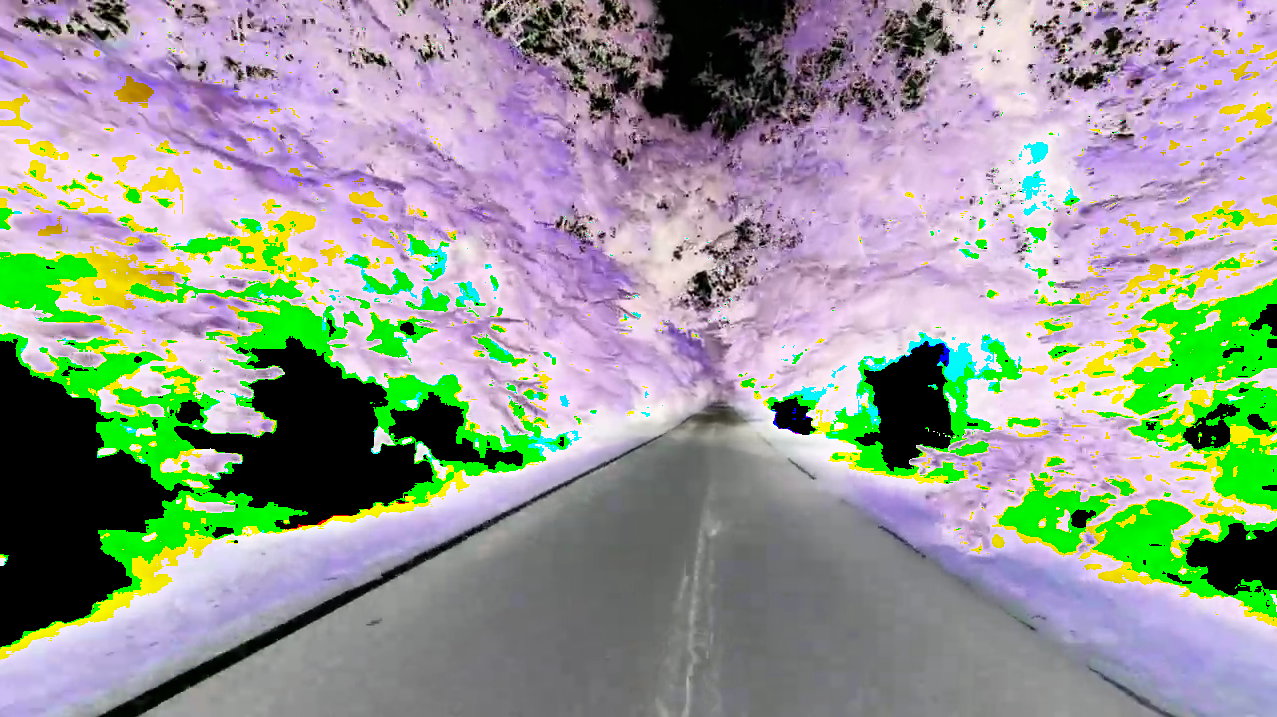
#> input picture image.png, 1277 x 717 px, given in place of example.mp4, which was not available
$ python Capture.py
#> lines starting #> are read from the running program, lines starting #| are printed output that depends on the picture; after the words box and inside, x2 and y2 are one past the last pixel; in counts of white or black regions, pixels touching at a corner belong together; pictures that were not available may be replaced by others from this repository, and a replacement may not be noted
#> further down, frame is the input picture: shape (717, 1277, 3); mean B, G, R 146.8, 154.3, 148.9
### onlywhite.py
import numpy as np
import cv2
from Threshholding import X_threshholding


# [4 lines left out: function binit, not called in this run]


def white_tresh(frame):
    hls = cv2.cvtColor(frame, cv2.COLOR_RGB2HLS)
#> hls: shape (717, 1277, 3); mean of channels 0, 1, 2 106.1, 150.9, 98.7
    kernel = np.ones((1,1), np.uint8)
    lower = np.array([0,180,0], dtype="uint8")
    upper = np.array([255,255,255], dtype="uint8")
    mask = cv2.inRange(hls, lower, upper)
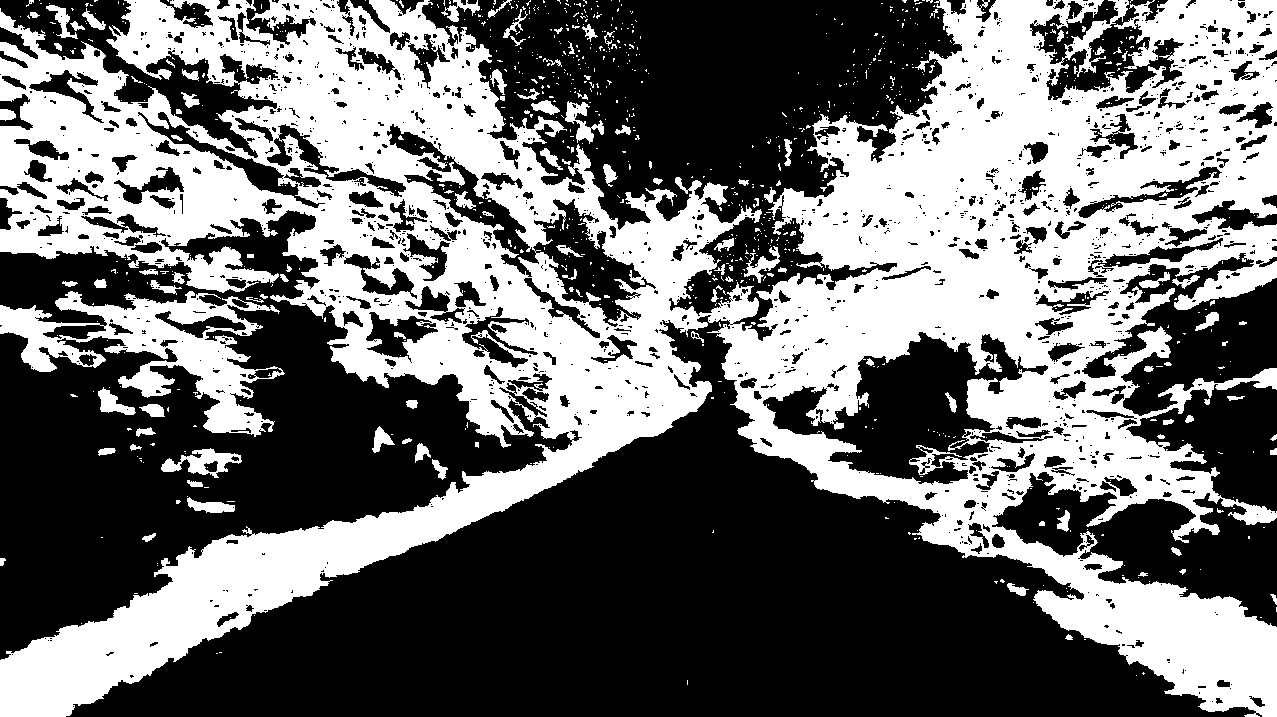
#> mask: shape (717, 1277); 42.7% white; 932 white regions (821 under 20 px), largest, box (x1, y1, x2, y2) and area: (0, 0, 1277, 717) 361799, (0, 291, 285, 437) 14655, (161, 448, 242, 478) 1047
    eroded = cv2.erode(mask, kernel, iterations=1)
    dilated = cv2.dilate(eroded, kernel, iterations=1)
    #rgbw = cv2.bitwise_and(hls,hls, mask=mask).astype(np.uint8)
    #rgbw = cv2.cvtColor(rgbw, cv2.COLOR_RGB2GRAY)
    #rgbw = binit(rgbw, thresh=(20,255))
    return mask


### birdEyeView.py
import numpy as np
import cv2
from onlywhite import white_tresh
def birdEyeView(frame):
    size = (frame.shape[1], frame.shape[0])
#> size = (1277, 717)
    src  = np.float32([[545,480], [835, 480], [310, 640], [990,640]])
    dst = np.float32([[310,350], [1075, 350], [310, 640], [1075, 640]])
    M = cv2.getPerspectiveTransform(src, dst)
    warped = cv2.warpPerspective(frame, M, size)
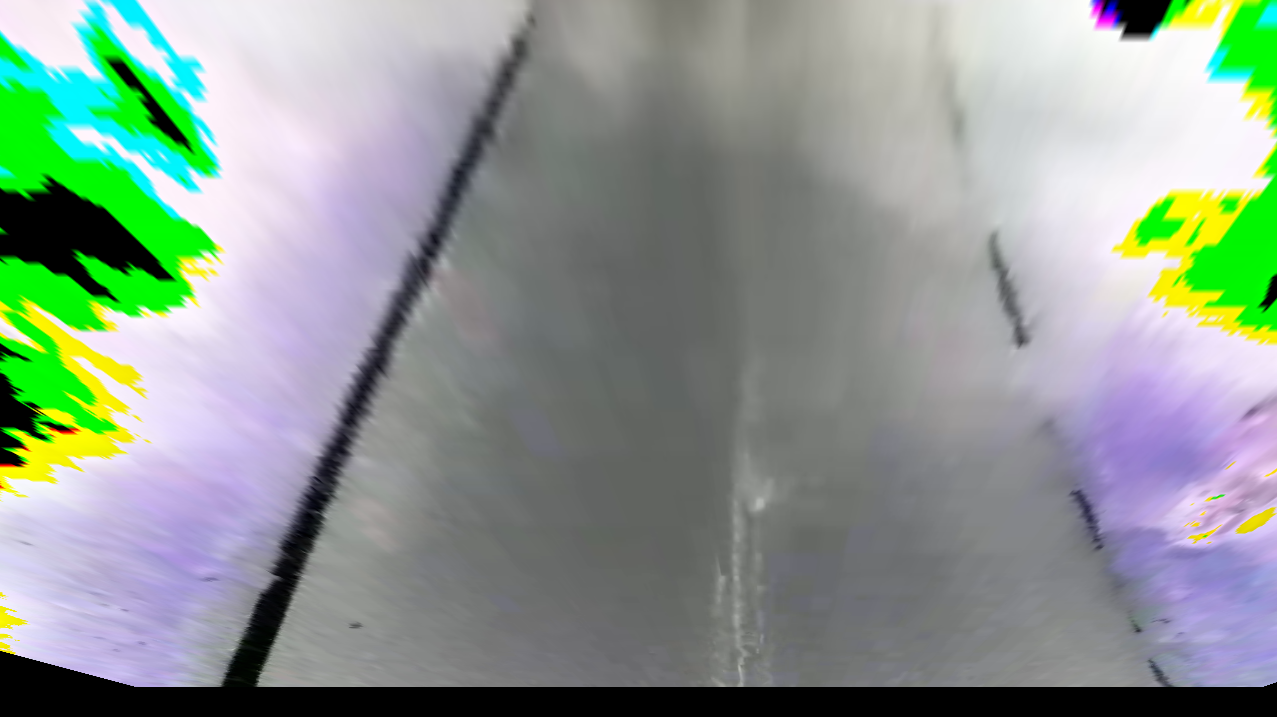
#> warped: shape (717, 1277, 3); mean B, G, R 144.6, 153.8, 140.1
    blurred = cv2.GaussianBlur(warped, (3,3), 0)
    biw = white_tresh(blurred)
#> in white_tresh (call 2), `hls = cv2.cvtColor(frame, cv2.COLOR_RGB2HLS)`: hls: shape (717, 1277, 3); mean of channels 0, 1, 2 84.4, 147.4, 57.3
#> in white_tresh (call 2), `mask = cv2.inRange(hls, lower, upper)`:
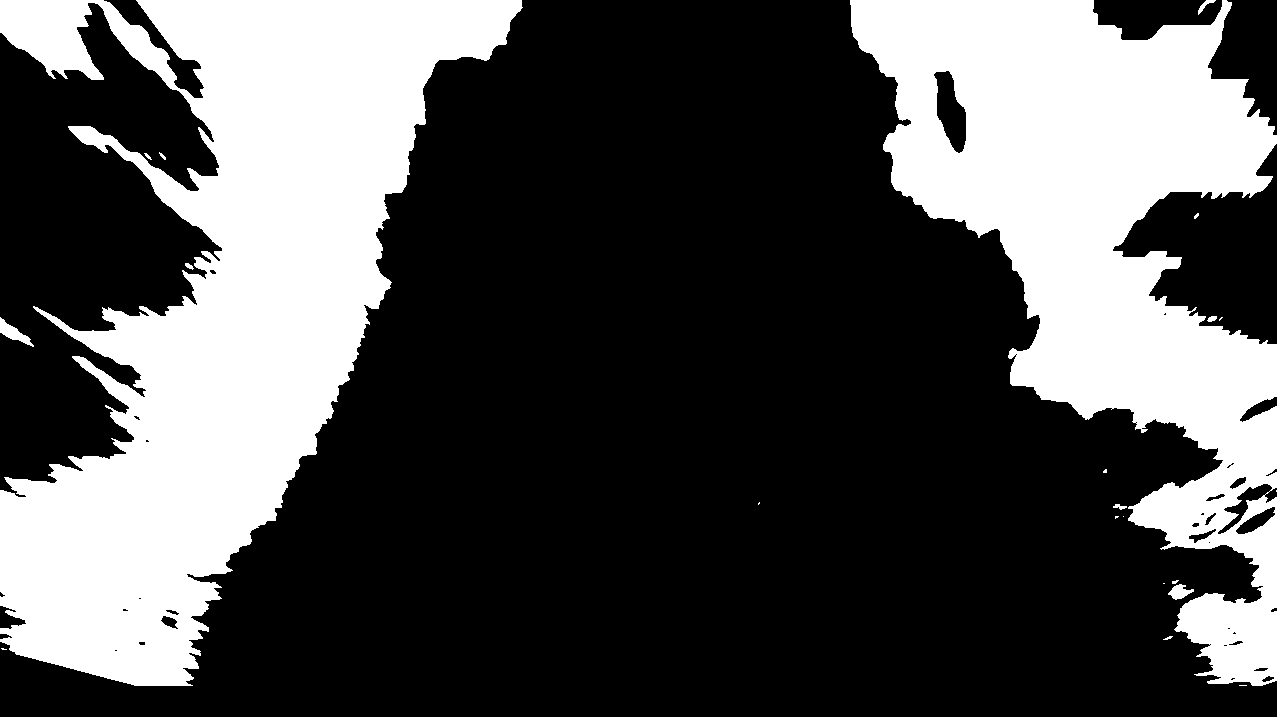
#> mask: shape (717, 1277); 32.1% white; 22 white regions (11 under 20 px), largest, box (x1, y1, x2, y2) and area: (0, 0, 523, 686) 165054, (850, 0, 1277, 686) 128202, (0, 317, 34, 347) 360
    return biw

### Capture.py
import cv2
import matplotlib.pyplot as plt
import matplotlib.image as mpimg
import numpy as np
from numpy import pi
from Threshholding import  sobel_thresh, s_threshhold, HLS_colorspace, Y_threshholding, combined, mag_thresh, GradDirThresh, HLS_colorspace
from onlywhite import white_tresh
from birdEyeView import birdEyeView
image = cv2.VideoCapture("test/videos/example.mp4")
fps = image.get(cv2.CAP_PROP_FPS)

slow_down_factor = 2
frame_delay = 1 / (fps / slow_down_factor)
paused = False


while image.isOpened():
    try:
        if not paused:
                ret, frame = image.read()
                if frame is not None:
                    '''
                    H,L,S = HLS_colorspace(frame)
                    onlychannel = combined(frame)
                    cv2.imshow('combined', onlychannel * 255)
                    '''
                    white = white_tresh(frame)
                    cv2.imshow('white', white)
                    biw = birdEyeView(frame)
                    cv2.imshow('biw', biw)

        key = cv2.waitKey(int(frame_delay * 100)) & 0xFF
#> (key q is pressed here)
        if key == ord('q'):
            break
        elif key == ord(' '):
            paused = not paused
    except Exception as e:
        print(f"hiba: {e}")


image.release()
cv2.destroyAllWindows()
